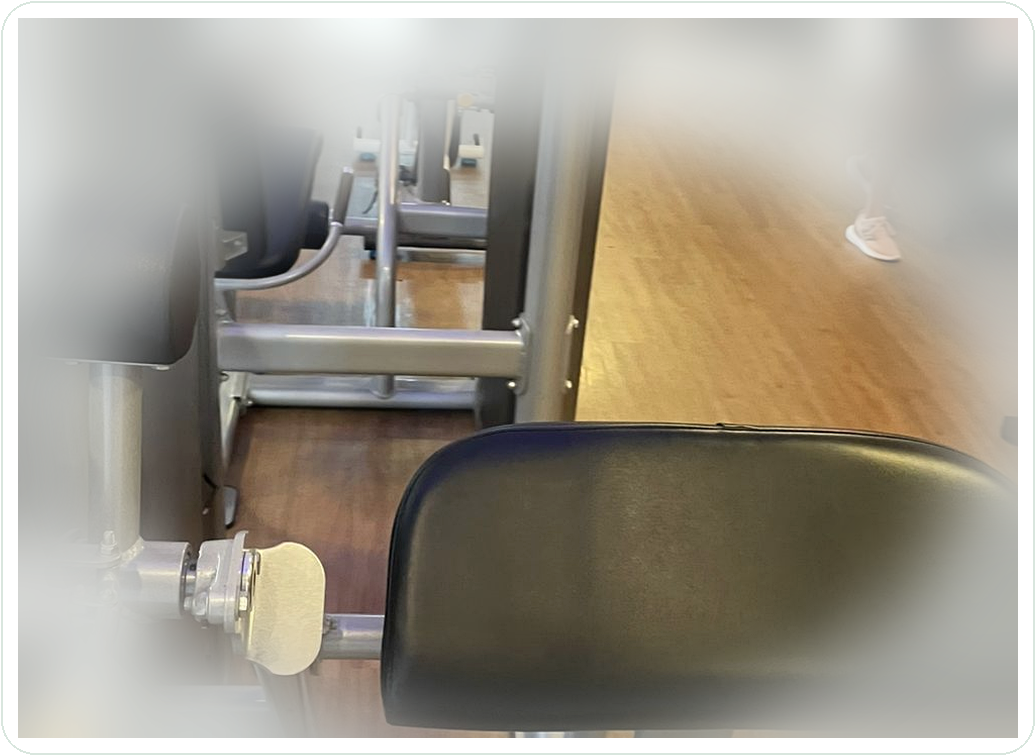
#> input picture assets/equipamentos/abdutora-adutora.png, 1036 x 756 px, given in place of WhatsApp Image 2026-05-17 at 11.08.06 (3).jpeg, which was not available
$ python prepare_assets.py
#> lines starting #> are read from the running program, lines starting #| are printed output that depends on the picture; pictures that were not available may be replaced by others from this repository, and a replacement may not be noted
from pathlib import Path
from PIL import Image, ImageEnhance, ImageOps, ImageDraw

ROOT = Path(__file__).resolve().parents[1]
ASSETS = ROOT / "assets" / "equipamentos"
ASSETS.mkdir(parents=True, exist_ok=True)

SOURCES = [
    {
        "name": "banco-halteres",
        "src": Path(r"C:/Users/gabri/Downloads/WhatsApp Image 2026-05-17 at 11.08.06 (3).jpeg"),
        "crop": (60, 560, 1180, 1180),
    },
    {
        "name": "flexora-sentada",
        "src": Path(r"C:/Users/gabri/Downloads/WhatsApp Image 2026-05-17 at 11.08.06 (2).jpeg"),
        "crop": (210, 250, 1120, 1260),
    },
    {
        "name": "bike-spinning",
        "src": Path(r"C:/Users/gabri/Downloads/WhatsApp Image 2026-05-17 at 11.08.06 (1).jpeg"),
        "crop": (140, 440, 1120, 1450),
    },
    {
        "name": "polia-alta",
        "src": Path(r"C:/Users/gabri/Downloads/WhatsApp Image 2026-05-17 at 11.08.06.jpeg"),
        "crop": (80, 40, 1150, 1450),
    },
    {
        "name": "cadeira-extensora",
        "src": Path(r"C:/Users/gabri/Downloads/WhatsApp Image 2026-05-17 at 11.08.05 (3).jpeg"),
        "crop": (220, 120, 1150, 1320),
    },
    {
        "name": "chest-press",
        "src": Path(r"C:/Users/gabri/Downloads/WhatsApp Image 2026-05-17 at 11.08.05 (2).jpeg"),
        "crop": (260, 210, 1160, 1350),
    },
    {
        "name": "abdutora-adutora",
        "src": Path(r"C:/Users/gabri/Downloads/WhatsApp Image 2026-05-17 at 11.08.05 (1).jpeg"),
        "crop": (100, 170, 1090, 1410),
    },
    {
        "name": "esteira",
        "src": ROOT / "assets" / "source" / "treadmill-gym.jpg",
        "crop": (0, 130, 2048, 1290),
    },
]


def cover_resize(img, size):
    w, h = img.size
    tw, th = size
    scale = max(tw / w, th / h)
    nw, nh = int(w * scale), int(h * scale)
    img = img.resize((nw, nh), Image.Resampling.LANCZOS)
    left = (nw - tw) // 2
    top = (nh - th) // 2
    return img.crop((left, top, left + tw, top + th))


def make_asset(item):
    base = Image.open(item["src"]).convert("RGB")
    crop = base.crop(item["crop"])
    target = (1000, 720)
    crop = cover_resize(crop, target)

    composed = ImageEnhance.Color(crop).enhance(0.96)
    composed = ImageEnhance.Contrast(composed).enhance(1.08)
    composed = ImageEnhance.Sharpness(composed).enhance(1.18)
    composed = ImageEnhance.Brightness(composed).enhance(1.03)
    composed = ImageOps.expand(composed, border=18, fill="#ffffff")

    # Rounded card-like image with a subtle border.
    rounded = Image.new("RGBA", composed.size, (0, 0, 0, 0))
    card_mask = Image.new("L", composed.size, 0)
    card_draw = ImageDraw.Draw(card_mask)
    card_draw.rounded_rectangle((0, 0, composed.size[0] - 1, composed.size[1] - 1), radius=34, fill=255)
    rounded.paste(composed.convert("RGBA"), (0, 0), card_mask)
    border = ImageDraw.Draw(rounded)
    border.rounded_rectangle((1, 1, composed.size[0] - 2, composed.size[1] - 2), radius=34, outline="#d9e6de", width=2)

    out = ASSETS / f"{item['name']}.png"
    rounded.save(out)
    return out


for source in SOURCES:
    print(make_asset(source))
#> in make_asset, `crop = base.crop(item["crop"])`:
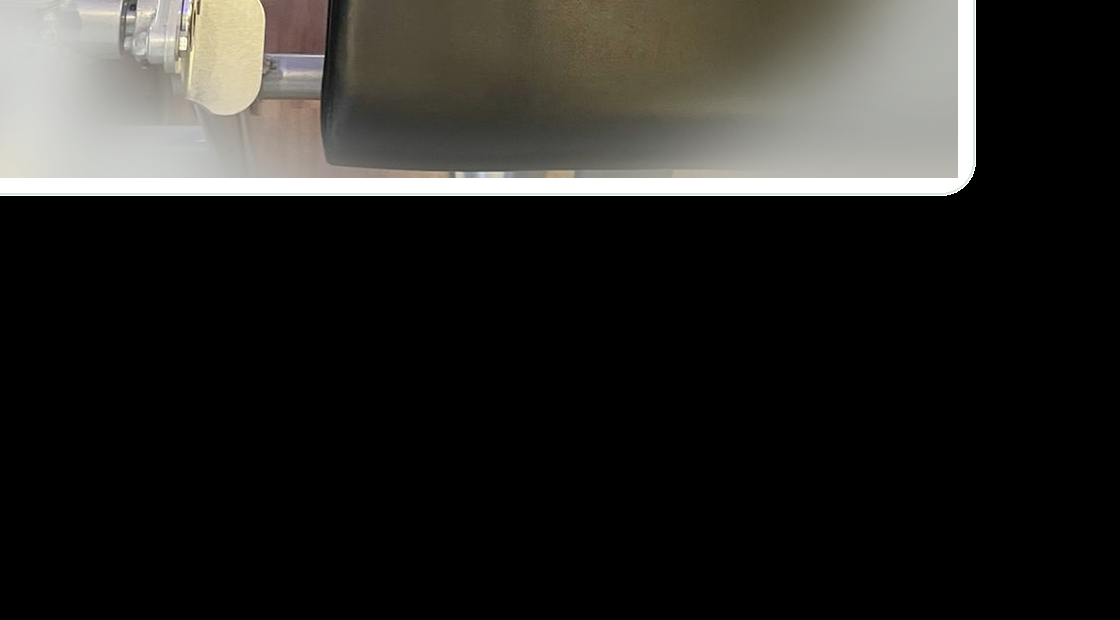
#> crop: PIL image 1120x620 RGB; mean R, G, B 40.7, 39.8, 37
#> in cover_resize, `return img.crop((left, top, left + tw, top + th))`:
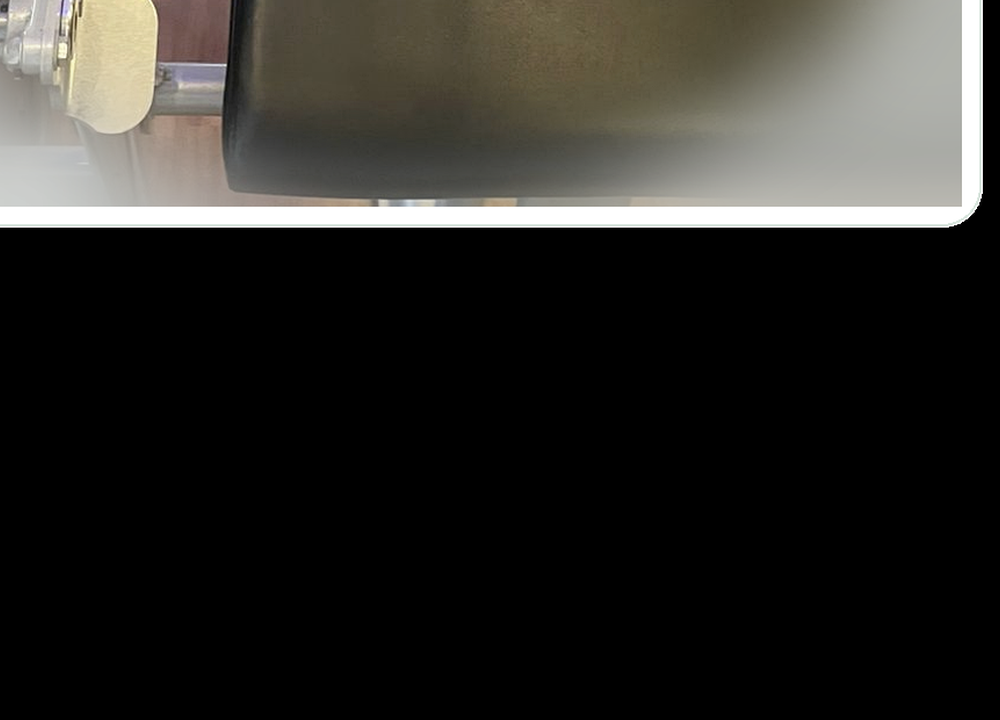
#> returned value: PIL image 1000x720 RGB; mean R, G, B 43.2, 42, 38.5
#> in make_asset, `composed = ImageOps.expand(composed, border=18, fill="#ffffff")`:
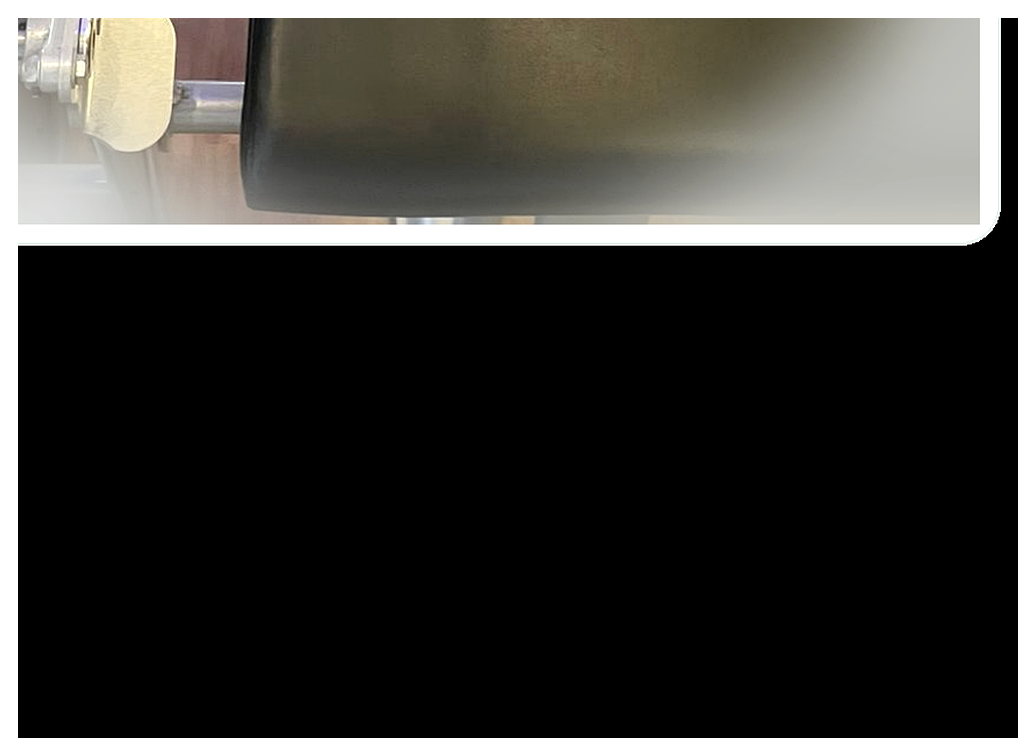
#> composed: PIL image 1036x756 RGB; mean R, G, B 62.5, 61.4, 58
#> in make_asset, `rounded = Image.new("RGBA", composed.size, (0, 0, 0, 0))`: rounded: PIL image 1036x756 RGBA; every value is 0
#> in make_asset, `card_mask = Image.new("L", composed.size, 0)`: card_mask: PIL image 1036x756 L; every value is 0
#> pass 2 of the loop `for source in SOURCES:`:
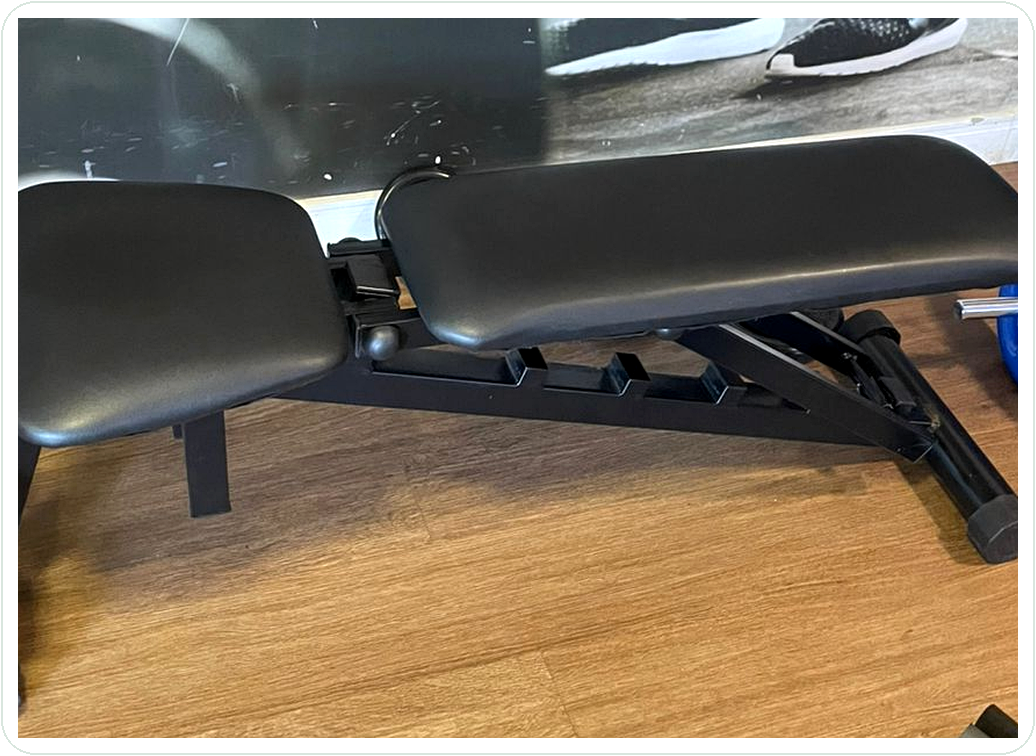
#> input picture assets/equipamentos/banco-halteres.png, 1036 x 756 px, given in place of WhatsApp Image 2026-05-17 at 11.08.06 (2).jpeg, which was not available
#> in make_asset (call 2), `crop = base.crop(item["crop"])`:
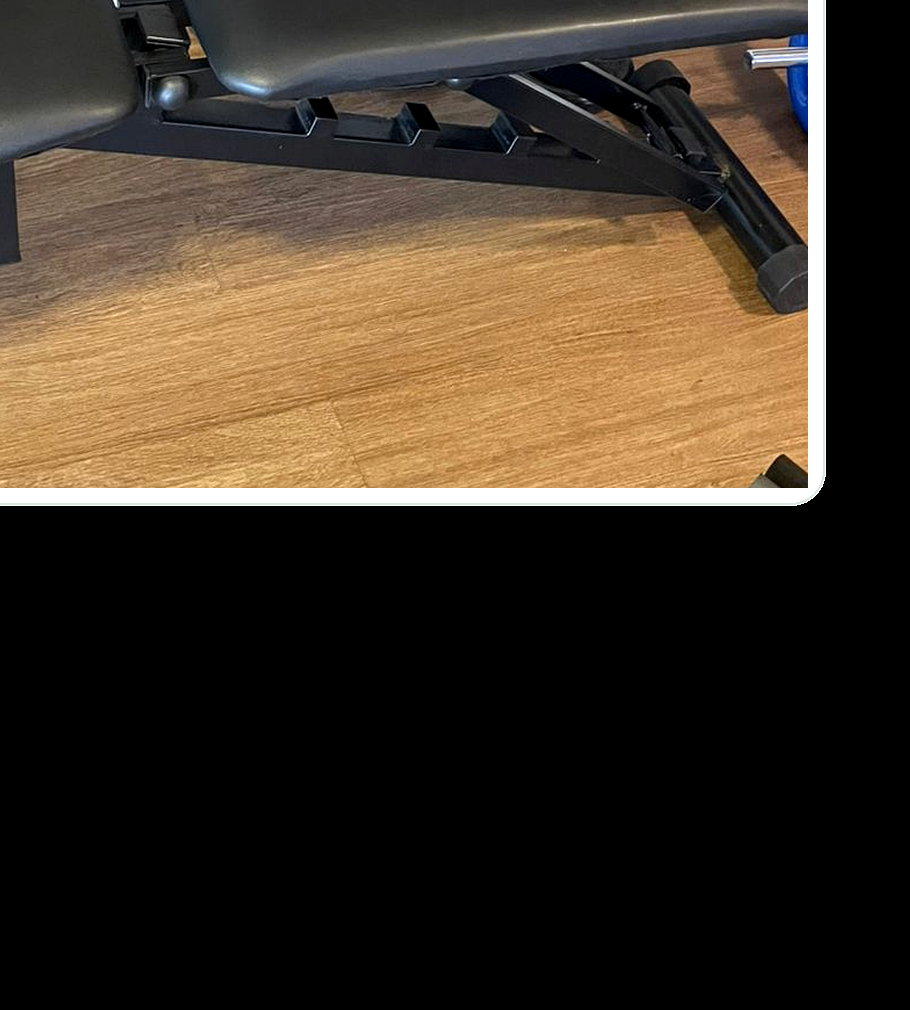
#> crop: PIL image 910x1010 RGB; mean R, G, B 62.4, 51, 38.4
#> img: PIL image 1000x1109 RGB
#> in make_asset (call 2), `composed = ImageOps.expand(composed, border=18, fill="#ffffff")`:
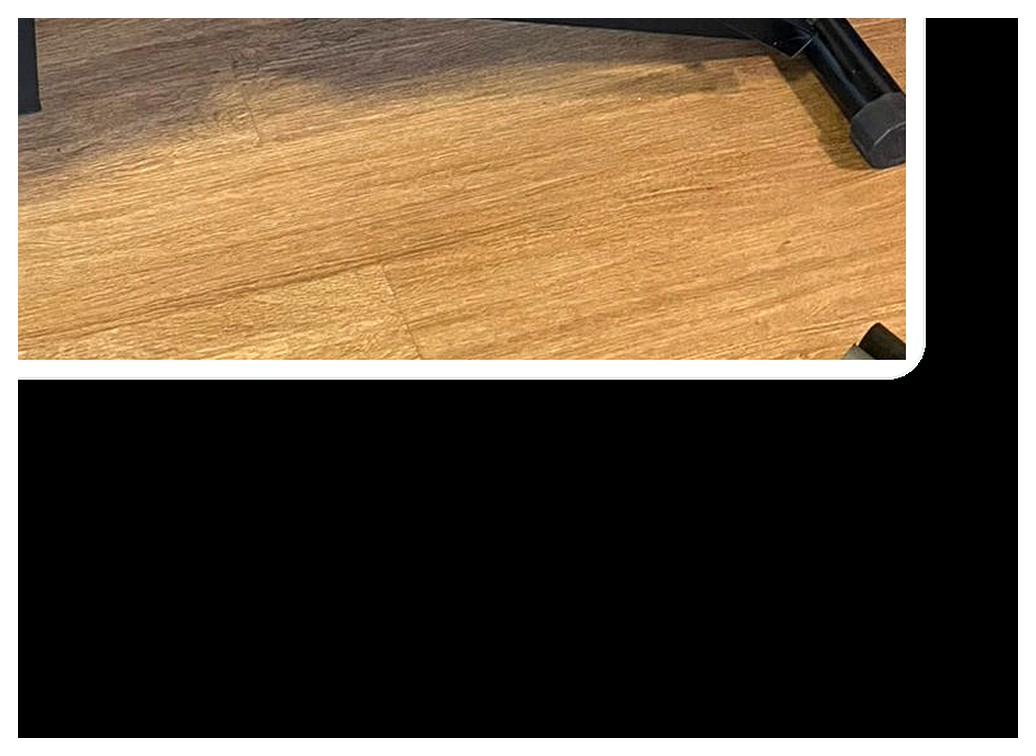
#> composed: PIL image 1036x756 RGB; mean R, G, B 98.7, 82, 62.6
#> (the run stopped early here; a loop or call above may not have finished)
